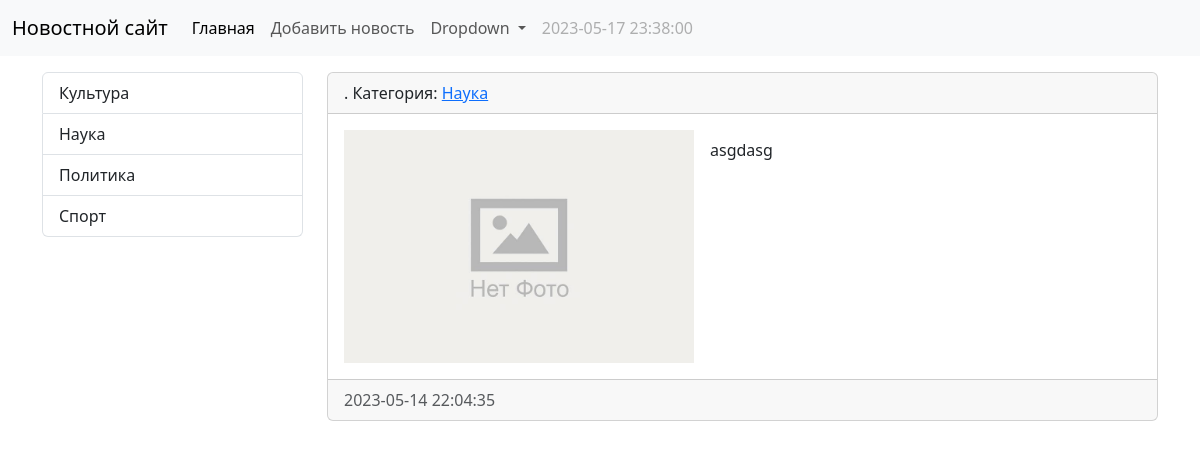
Screenshot of /news/10/ with the database file from the repository.
### news/models.py (models this page shows, shortened)
class Category(models.Model):
    title = models.CharField(
        max_length=150,
        db_index=True,
        verbose_name='Наименование категории')
    def get_absolute_url(self):
        return reverse('category', kwargs={'category_id': self.pk})
    def __str__(self):
        return self.title
    class Meta:
        verbose_name = 'Категория'
        verbose_name_plural = 'Категории'
        ordering = ['title']

class News(models.Model):
    title = models.CharField(
        max_length=150,
        verbose_name='Наименование')
    content = models.TextField(
        blank=True,
        verbose_name='Контент')
    created_at = models.DateTimeField(
        auto_now_add=True,
        verbose_name='Дата создания')
    updated_at = models.DateTimeField(
        auto_now=True,
        verbose_name='Дата последнего обновления')
    photo = models.ImageField(
        upload_to='photos/%Y/%m/%d/',
        verbose_name='Картинка',
        blank=True)
    id_published = models.BooleanField(
        default=True,
        verbose_name='Опубликовано')
    category = models.ForeignKey(
        'Category',
        verbose_name='Категория',
        on_delete=models.PROTECT,)
    class Meta:
        verbose_name = 'Новость'
        verbose_name_plural = 'Новости'
        ordering = ['-created_at']

### news/views.py (the view)
# urls.py: path('news/<int:news_id>/', view_news, name='view_news'),
def view_news(request, news_id):
    news_item = get_object_or_404(News, pk=news_id)
    context = {
        'title': news_item.title,
        'news_item': news_item,
    }
    return render(request, template_name='news/view_news.html', context=context)

### news/templatetags/news_tags.py (called while the page is built)
@register.simple_tag(name='get_list_categories')
def get_categories():
    return Category.objects.all()

### news/templates/news/view_news.html (shortened to what this page needs)
{% extends 'base.html' %}
{% block sidebar %}
{% include 'inc/_sidebar.html' %}
{% endblock %}
{% block content %}
<div class="card mb-3">
    <div class="card-header">
        {{ forloop.counter }}. Категория:
        <a href="{{ news_item.category.get_absolute_url }}">
            {{ news_item.category|capfirst }}
        </a>
    </div>
    <div class="card-body">
        <div class="d-flex">
            <div class="me-3">
                {% if news_item.photo %}
                <img src="{{ news_item.photo.url }}" alt="{{ news_item.photo.name }}" width="350" class="mr-3">
                {% else %}
                <img src="/media/photos/no-photo.jpg" alt="Фотки нет" width="350" class="mr-3">
                {% endif %}
            </div>
            <div class="">
                {% autoescape off %}
                <div class="card-text">
                    {{ news_item.content|safe|linebreaks }}
                </div>
                {% endautoescape %}
            </div>
        </div>
    </div>
    <div class="card-footer text-body-secondary">
        {{ news_item.created_at|date:"Y-m-d H:i:s" }}
    </div>
</div>
{% endblock %}

### templates/inc/_sidebar.html (shortened to what this page needs)
{% load news_tags %}
<div class="list-group">
    {% get_list_categories as categories %}
    {% for item in categories %}
    <a href="{{ item.get_absolute_url }}" class="list-group-item list-group-item-action">
        {{ item.title }}
    </a>
    {% endfor %}
</div>
<br>

### rows the page displays
Category: title "Культура"
Category: title "Наука"
Category: title "Политика"
Category: title "Спорт"
News: category "Наука", content "asgdasg", created_at "2023-05-14 22:04:35"
